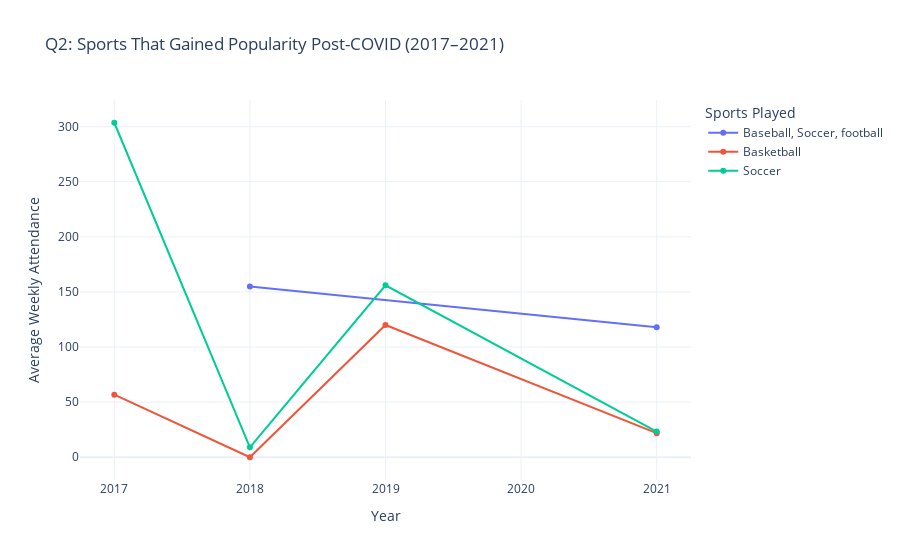

The cell this chart's notebook holds for it:
### Code cell
import pandas as pd
import plotly.express as px

# Load the dataset
df = pd.read_csv('Summer_Sports_Experience__2017_to_2021.csv')

# Convert dates
df['Week Start Date'] = pd.to_datetime(df['Week Start Date'])

# Extract year
df['Year'] = df['Week Start Date'].dt.year

# Filter for valid years
df = df[df['Year'].isin([2017, 2018, 2019, 2020, 2021])]

# Group by Sport and Year, calculate average attendance
sport_yearly_avg = df.groupby(['Sports Played', 'Year'])['Attendance Sum'].mean().reset_index()

# Identify sports with increasing attendance from pre-COVID (2017–2019 avg) to 2021
pre_covid_avg = sport_yearly_avg[sport_yearly_avg['Year'].isin([2017, 2018, 2019])]\
    .groupby('Sports Played')['Attendance Sum'].mean()

post_covid_2021 = sport_yearly_avg[sport_yearly_avg['Year'] == 2021]\
    .set_index('Sports Played')['Attendance Sum']

change = (post_covid_2021 - pre_covid_avg).dropna().sort_values(ascending=False)
top_gainers = change.head(5).index.tolist()  # Top 5 sports

# Filter the main data for top gaining sports
plot_data = sport_yearly_avg[sport_yearly_avg['Sports Played'].isin(top_gainers)]

# INTERACTIVE multi-line plot using Plotly
fig = px.line(
    plot_data,
    x='Year',
    y='Attendance Sum',
    color='Sports Played',
    markers=True,
    title="Q2: Sports That Gained Popularity Post-COVID (2017–2021)",
    labels={'Attendance Sum': 'Avg Weekly Attendance'}
)

fig.update_layout(
    xaxis=dict(tickmode='linear'),
    yaxis=dict(title='Average Weekly Attendance'),
    hovermode='x unified',
    template='plotly_white'
)

fig.show()

### Figure 1 — Plotly figure (JSON) as saved in the notebook; plotly's stock layout.template omitted (floating-point values rounded to 4 significant figures)
{"data": [{"hovertemplate": "Sports Played=Baseball, Soccer, football<br>Year=%{x}<br>Avg Weekly Attendance=%{y}<extra></extra>", "legendgroup": "Baseball, Soccer, football", "line": {"color": "#636efa", "dash": "solid"}, "marker": {"symbol": "circle"}, "mode": "lines+markers", "name": "Baseball, Soccer, football", "orientation": "v", "showlegend": true, "type": "scatter", "x": [2018, 2021], "xaxis": "x", "y": [155, 118], "yaxis": "y"}, {"hovertemplate": "Sports Played=Basketball<br>Year=%{x}<br>Avg Weekly Attendance=%{y}<extra></extra>", "legendgroup": "Basketball", "line": {"color": "#EF553B", "dash": "solid"}, "marker": {"symbol": "circle"}, "mode": "lines+markers", "name": "Basketball", "orientation": "v", "showlegend": true, "type": "scatter", "x": [2017, 2018, 2019, 2021], "xaxis": "x", "y": [56.77, 0, 120, 21.83], "yaxis": "y"}, {"hovertemplate": "Sports Played=Soccer<br>Year=%{x}<br>Avg Weekly Attendance=%{y}<extra></extra>", "legendgroup": "Soccer", "line": {"color": "#00cc96", "dash": "solid"}, "marker": {"symbol": "circle"}, "mode": "lines+markers", "name": "Soccer", "orientation": "v", "showlegend": true, "type": "scatter", "x": [2017, 2018, 2019, 2021], "xaxis": "x", "y": [303.5, 9, 156, 23.33], "yaxis": "y"}], "layout": {"hovermode": "x unified", "legend": {"title": {"text": "Sports Played"}, "tracegroupgap": 0}, "title": {"text": "Q2: Sports That Gained Popularity Post-COVID (2017–2021)"}, "xaxis": {"anchor": "y", "domain": [0, 1], "tickmode": "linear", "title": {"text": "Year"}}, "yaxis": {"anchor": "x", "domain": [0, 1], "title": {"text": "Average Weekly Attendance"}}}}
